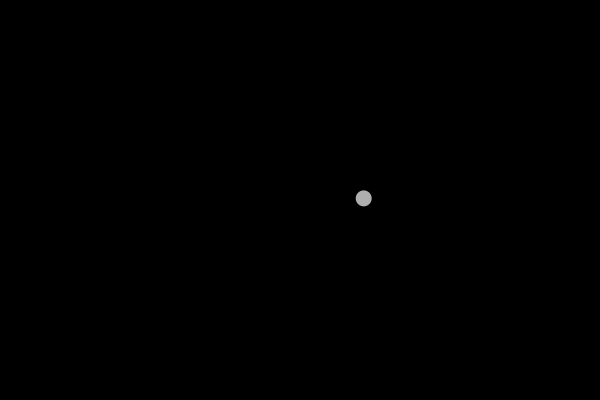
Frame 1 (no input)
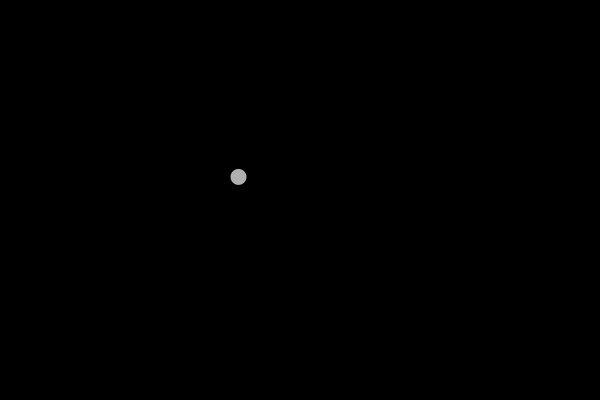
Frame 60 (the mouse pressed at the canvas centre just before this capture)
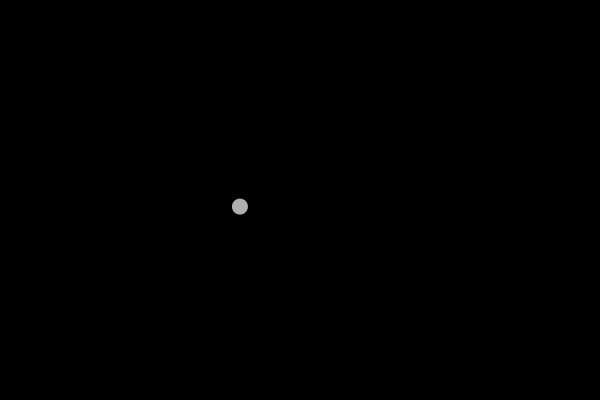
Frame 120 (the mouse held since frame 60 and released just before this capture)

The Processing sketch that drew these frames (run headless with seeded random() and noise(); from frame 60 on, the mouse is pressed at the canvas centre):

// Processing sketch: perlin
// ── perlin.pde
float tx = 0;
float ty = 1;

void setup() {
  size(600, 400);
  background(0);
}

void draw() {
  background(0);

  float x = map(noise(tx), 0, 1, 0, width);
  float y = map(noise(ty), 0, 1, 0, height);

  noStroke();
  fill(175);

  ellipse(x,y,16,16);


  tx += 0.01;
  ty -= 0.01;

}
